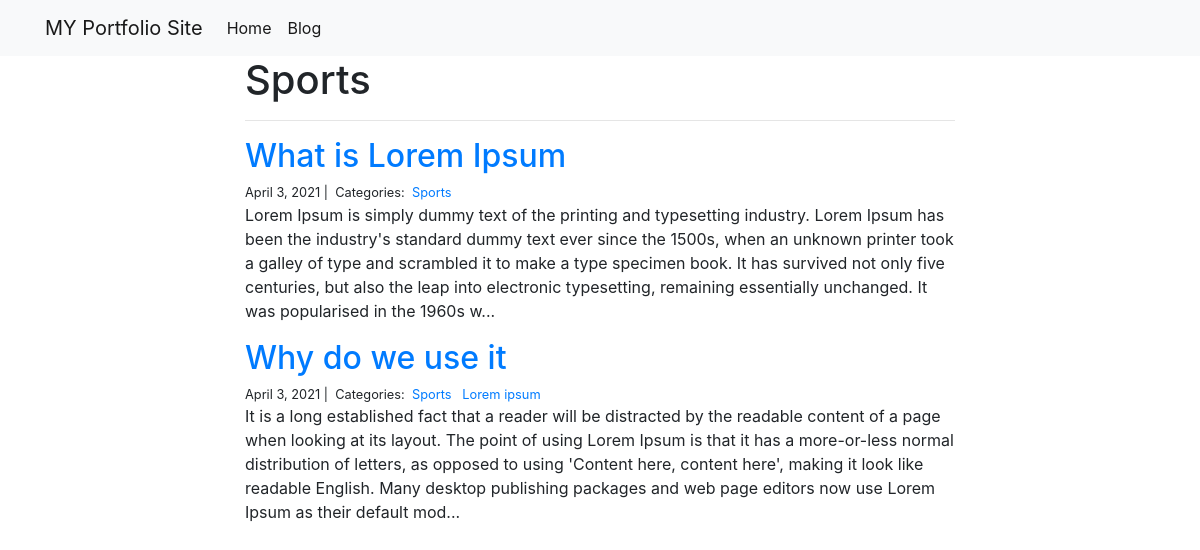
Screenshot of /blog/Sports/ with the database file from the repository.
### blog/models.py (models this page shows)
class Category(models.Model):
    name = models.CharField(max_length=20)

class Post(models.Model):
    title = models.CharField(max_length=255)
    body = models.TextField()
    created_on = models.DateTimeField(auto_now_add=True)
    last_modified = models.DateTimeField(auto_now=True)
    categories = models.ManyToManyField("Category", related_name="posts")

### blog/views.py (the view)
# urls.py: path("<category>/", views.blog_category, name="blog_category"),
def blog_category(request, category):
    posts = Post.objects.filter(categories__name__contains=category).order_by(
        "-created_on"
    )
    context = {"category": category, "posts": posts}
    return render(request, "blog_category.html", context)

### blog/templates/blog_category.html
{% extends "base.html" %}
{% block page_content %}
<div class="col-md-8 offset-md-2">
    <h1>{{ category | title }}</h1>
    <hr>
    {% for post in posts %}
        <h2><a href="{% url 'blog_detail' post.pk%}">{{ post.title }}</a></h2>
        <small>
            {{ post.created_on.date }} |&nbsp;
            Categories:&nbsp;
            {% for category in post.categories.all %}
            <a href="{% url 'blog_category' category.name %}">
                {{ category.name }}
            </a>&nbsp;
            {% endfor %}
        </small>
        <p>{{ post.body | slice:":400" }}...</p>
    {% endfor %}
</div>
{% endblock %}

### rows the page displays
Category: name "Sports"
Post: title "What is Lorem Ipsum", created_on "April 3, 2021", body "Lorem Ipsum is simply dummy text of the printing and typesetting industry. Lorem Ipsum has been the industry's standard dummy text ever since the 1500s, when an unknown printer took a galley of type and scrambled it to make a type specimen book. It has survived not only five centuries, but also the leap into electronic typesetting, remaining essentially unchanged. It was popularised in the 1960s w"
Post: title "Why do we use it", created_on "April 3, 2021", body "It is a long established fact that a reader will be distracted by the readable content of a page when looking at its layout. The point of using Lorem Ipsum is that it has a more-or-less normal distribution of letters, as opposed to using 'Content here, content here', making it look like readable English. Many desktop publishing packages and web page editors now use Lorem Ipsum as their default mod"
Category: name "Lorem ipsum"
